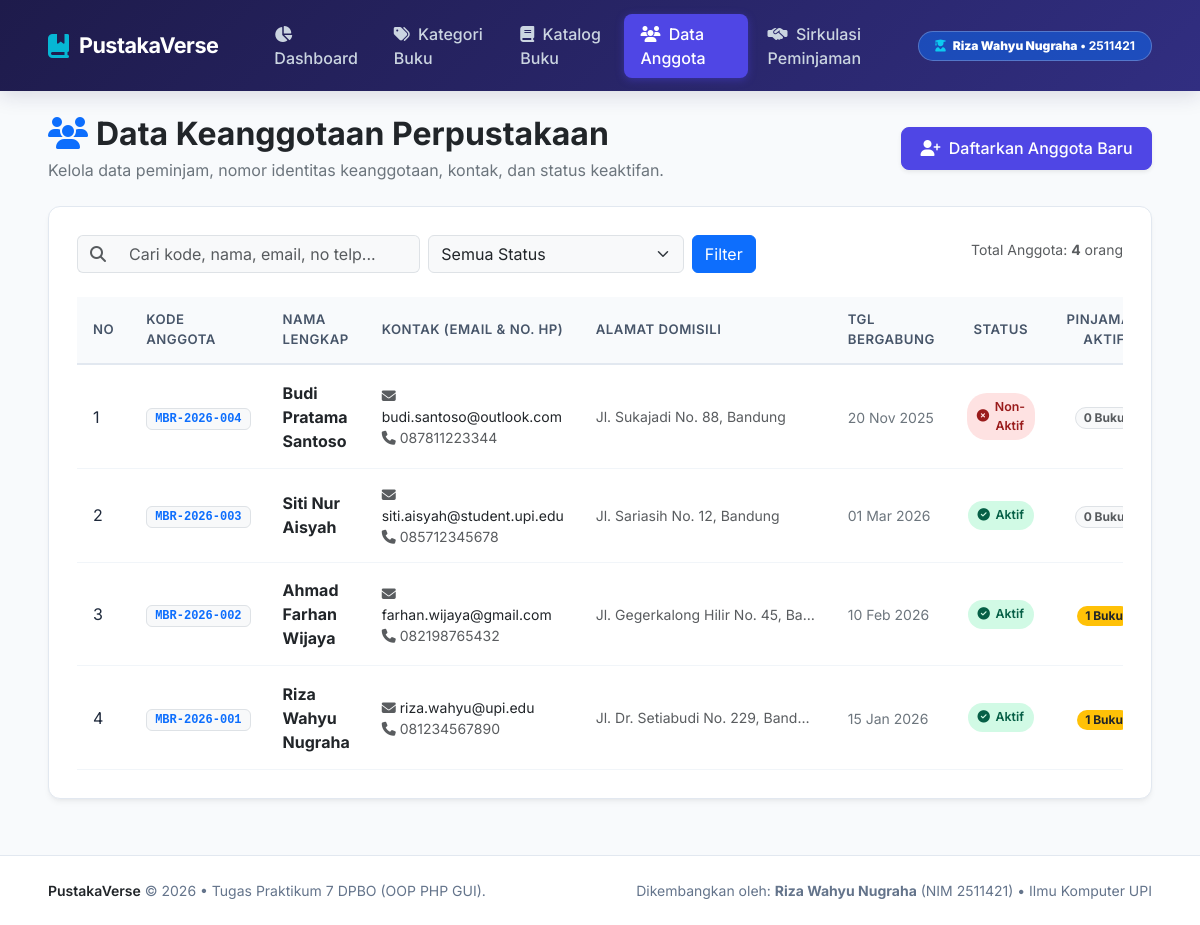
/index.php?page=members, run on the app's committed database.
### tables this page shows
CREATE TABLE members (
    id INT AUTO_INCREMENT PRIMARY KEY,
    member_code VARCHAR(30) NOT NULL UNIQUE,
    name VARCHAR(150) NOT NULL,
    email VARCHAR(100) NOT NULL UNIQUE,
    phone VARCHAR(25) NOT NULL,
    address TEXT NOT NULL,
    status ENUM('Aktif', 'Non-Aktif') DEFAULT 'Aktif',
    join_date DATE NOT NULL,
    created_at TIMESTAMP DEFAULT CURRENT_TIMESTAMP
);

### config/db.php (called while the page is built, shortened)
<?php
class Database {
    private $host = "localhost";
    private $username = "root";
    private $password = "";
    private $dbname = "db_pustaka_tp7";
    public function __construct() {
        try {
            $dsn = "mysql:host=" . $this->host . ";dbname=" . $this->dbname . ";charset=utf8mb4";
            $options = [
                PDO::ATTR_ERRMODE            => PDO::ERRMODE_EXCEPTION,
                PDO::ATTR_DEFAULT_FETCH_MODE => PDO::FETCH_ASSOC,
                PDO::ATTR_EMULATE_PREPARES   => false,
            ];
            $this->conn = new PDO($dsn, $this->username, $this->password, $options);
        } catch (PDOException $e) {
            die("Koneksi Database Gagal: " . $e->getMessage());
        }
    }
}
?>

### class/Member.php (called while the page is built, shortened)
<?php
require_once __DIR__ . '/../config/db.php';
class Member {
    private $db;
    public function __construct() {
        $database = new Database();
        $this->db = $database->conn;
    }
    public function getAll($keyword = null, $status = null) {
        $sql = "SELECT m.*,
                (SELECT COUNT(*) FROM loans WHERE member_id = m.id AND status = 'Dipinjam') AS active_loans
                FROM members m
                WHERE 1=1";
        $params = [];
        $sql .= " ORDER BY m.id DESC";
        $stmt = $this->db->prepare($sql);
        $stmt->execute();
        return $stmt->fetchAll();
    }
}
?>

### view/members.php (the view, shortened to what this page needs)
<?php
$searchKeyword = isset($_GET['search']) ? trim($_GET['search']) : '';
$filterStatus = isset($_GET['status']) ? trim($_GET['status']) : '';
$members = $memberModel->getAll($searchKeyword, $filterStatus);
?>
<div class="row align-items-center mb-4">
    <div class="col-md-7">
        <h2 class="fw-bold text-dark mb-1">
            <i class="fa-solid fa-users text-primary me-2"></i>Data Keanggotaan Perpustakaan
        </h2>
        <p class="text-secondary mb-0">
            Kelola data peminjam, nomor identitas keanggotaan, kontak, dan status keaktifan.
        </p>
    </div>
    <div class="col-md-5 text-md-end mt-3 mt-md-0">
        <button type="button" class="btn btn-primary-custom shadow-sm" data-bs-toggle="modal" data-bs-target="#modalTambahAnggota">
            <i class="fa-solid fa-user-plus me-1"></i> Daftarkan Anggota Baru
        </button>
    </div>
</div>
<div class="content-surface">
    <form method="GET" action="index.php" class="row g-2 align-items-center mb-4">
        <div class="col-md-5 col-lg-4">
            <div class="input-group">
                <span class="input-group-text bg-light border-end-0 text-muted">
                    <i class="fa-solid fa-magnifying-glass"></i>
                </span>
                <input type="text" name="search" class="form-control border-start-0 bg-light"
                       placeholder="Cari kode, nama, email, no telp..."
                       value="<?= htmlspecialchars($searchKeyword) ?>">
            </div>
        </div>
        <div class="col-md-4 col-lg-3">
            <select name="status" class="form-select bg-light" onchange="this.form.submit()">
                <option value="">Semua Status</option>
            </select>
        </div>
        <div class="col-md-3 d-flex gap-2">
            <button class="btn btn-primary" type="submit">Filter</button>
        </div>
        <div class="col-12 col-md text-md-end text-muted small mt-2 mt-md-0">
            Total Anggota: <strong><?= count($members) ?></strong> orang
        </div>
    </form>
    <div class="table-responsive">
        <table class="table table-custom align-middle">
            <thead>
                <tr>
                    <th style="width: 50px;">No</th>
                    <th>Kode Anggota</th>
                    <th>Nama Lengkap</th>
                    <th>Kontak (Email & No. HP)</th>
                    <th>Alamat Domisili</th>
                    <th>Tgl Bergabung</th>
                    <th class="text-center">Status</th>
                    <th class="text-center">Pinjaman Aktif</th>
                </tr>
            </thead>
            <tbody>
                <?php if (empty($members)): ?>
                    <tr>
                        <td colspan="9" class="text-center py-5 text-muted">
                            <i class="fa-solid fa-user-slash fs-1 d-block mb-2 text-secondary opacity-50"></i>
                            Tidak ada data anggota yang sesuai kriteria pencarian.
                        </td>
                    </tr>
                <?php else: ?>
                    <?php $no = 1; foreach ($members as $m): ?>
                        <tr>
                            <td><?= $no++ ?></td>
                            <td>
                                <span class="badge bg-light text-primary border font-monospace px-2 py-1">
                                    <?= htmlspecialchars($m['member_code']) ?>
                                </span>
                            </td>
                            <td>
                                <div class="fw-bold text-dark"><?= htmlspecialchars($m['name']) ?></div>
                            </td>
                            <td>
                                <div class="small text-dark">
                                    <i class="fa-solid fa-envelope text-muted me-1"></i><?= htmlspecialchars($m['email']) ?>
                                </div>
                                <div class="small text-muted">
                                    <i class="fa-solid fa-phone text-muted me-1"></i><?= htmlspecialchars($m['phone']) ?>
                                </div>
                            </td>
                            <td>
                                <div class="text-muted small text-truncate" style="max-width: 220px;" title="<?= htmlspecialchars($m['address']) ?>">
                                    <?= htmlspecialchars($m['address']) ?>
                                </div>
                            </td>
                            <td>
                                <span class="small text-secondary"><?= date('d M Y', strtotime($m['join_date'])) ?></span>
                            </td>
                            <td class="text-center">
                                <?php if ($m['status'] === 'Aktif'): ?>
                                    <span class="badge-custom badge-active">
                                        <i class="fa-solid fa-circle-check"></i> Aktif
                                    </span>
                                <?php else: ?>
                                    <span class="badge-custom badge-inactive">
                                        <i class="fa-solid fa-circle-xmark"></i> Non-Aktif
                                    </span>
                                <?php endif; ?>
                            </td>
                            <td class="text-center">
                                <?php if ($m['active_loans'] > 0): ?>
                                    <span class="badge bg-warning text-dark rounded-pill px-2 py-1">
                                        <?= $m['active_loans'] ?> Buku
                                    </span>
                                <?php else: ?>
                                    <span class="badge bg-light text-muted border rounded-pill px-2 py-1">
                                        0 Buku
                                    </span>
                                <?php endif; ?>
                            </td>
                        </tr>
                    <?php endforeach; ?>
                <?php endif; ?>
            </tbody>
        </table>
    </div>
</div>

### style/style.css (style rules this page uses)
:root { --primary-color: #4f46e5; --primary-hover: #4338ca; --primary-light: #eef2ff; --secondary-color: #06b6d4; --dark-surface: #0f172a; --card-bg: #ffffff; --text-primary: #1e293b; --text-secondary: #64748b; --border-color: #e2e8f0; --success-color: #10b981; --warning-color: #f59e0b; --danger-color: #ef4444; --font-sans: 'Inter', -apple-system, BlinkMacSystemFont, 'Segoe UI', Roboto, sans-serif; --border-radius: 12px; --box-shadow: 0 4px 6px -1px rgba(0, 0, 0, 0.05), 0 2px 4px -2px rgba(0, 0, 0, 0.05); --box-shadow-hover: 0 10px 15px -3px rgba(0, 0, 0, 0.08), 0 4px 6px -4px rgba(0, 0, 0, 0.04); }
body { font-family: var(--font-sans); background-color: #f8fafc; color: var(--text-primary); min-height: 100vh; display: flex; flex-direction: column; }
.content-surface { background: var(--card-bg); border-radius: var(--border-radius); border: 1px solid var(--border-color); box-shadow: var(--box-shadow); padding: 1.75rem; margin-bottom: 2rem; }
.table-custom { margin-bottom: 0; }
.table-custom th { background-color: #f8fafc; color: #475569; font-weight: 600; font-size: 0.825rem; text-transform: uppercase; letter-spacing: 0.5px; border-bottom: 2px solid var(--border-color); padding: 0.85rem 1rem; vertical-align: middle; }
.table-custom td { padding: 0.95rem 1rem; vertical-align: middle; color: var(--text-primary); border-bottom: 1px solid #f1f5f9; }
.badge-custom { font-weight: 600; padding: 0.4em 0.8em; border-radius: 20px; font-size: 0.775rem; display: inline-flex; align-items: center; gap: 0.35rem; }
.badge-active { background: #d1fae5; color: #065f46; }
.badge-inactive { background: #fee2e2; color: #991b1b; }
.btn-primary-custom { background-color: var(--primary-color); border-color: var(--primary-color); color: #ffffff; font-weight: 500; border-radius: 8px; padding: 0.55rem 1.15rem; transition: all 0.2s; }

### data on the page
members: member_code "MBR-2026-004", name "Budi Pratama Santoso", email "budi.santoso@outlook.com", phone "087811223344", address "Jl. Sukajadi No. 88, Bandung", join_date "20 Nov 2025", status "Non-Aktif" (drawn), shows "0 Buku"
members: member_code "MBR-2026-003", name "Siti Nur Aisyah", email "siti.aisyah@student.upi.edu", phone "085712345678", address "Jl. Sariasih No. 12, Bandung", join_date "01 Mar 2026", status "Aktif" (drawn), shows "0 Buku"
members: member_code "MBR-2026-002", name "Ahmad Farhan Wijaya", email "farhan.wijaya@gmail.com", phone "082198765432", address "Jl. Gegerkalong Hilir No. 45, Ba…", join_date "10 Feb 2026", status "Aktif" (drawn), active_loans "1"
members: member_code "MBR-2026-001", name "Riza Wahyu Nugraha", email "riza.wahyu@upi.edu", phone "081234567890", address "Jl. Dr. Setiabudi No. 229, Band…", join_date "15 Jan 2026", status "Aktif" (drawn), active_loans "1"

### other printed values
count($members) "4"
